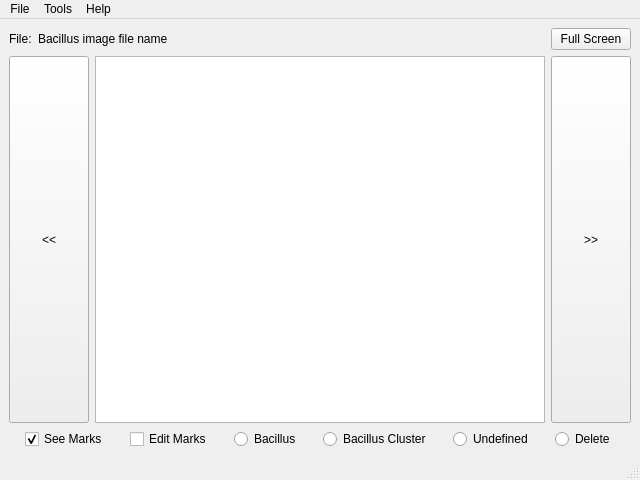
<?xml version="1.0" encoding="UTF-8"?>
<ui version="4.0">
 <class>MainWindow</class>
 <widget class="QMainWindow" name="MainWindow">
  <property name="geometry">
   <rect>
    <x>0</x>
    <y>0</y>
    <width>640</width>
    <height>480</height>
   </rect>
  </property>
  <property name="windowTitle">
   <string>BacillusMarker</string>
  </property>
  <widget class="QWidget" name="centralwidget">
   <layout class="QVBoxLayout" name="verticalLayout">
    <item>
     <layout class="QHBoxLayout" name="horizontalLayout_3">
      <item>
       <widget class="QLabel" name="label_3">
        <property name="sizePolicy">
         <sizepolicy hsizetype="Fixed" vsizetype="Fixed">
          <horstretch>0</horstretch>
          <verstretch>0</verstretch>
         </sizepolicy>
        </property>
        <property name="text">
         <string>File:</string>
        </property>
       </widget>
      </item>
      <item>
       <widget class="QLabel" name="ImFileName_label">
        <property name="sizePolicy">
         <sizepolicy hsizetype="Preferred" vsizetype="Fixed">
          <horstretch>0</horstretch>
          <verstretch>0</verstretch>
         </sizepolicy>
        </property>
        <property name="text">
         <string>Bacillus image file name</string>
        </property>
       </widget>
      </item>
      <item>
       <spacer name="horizontalSpacer_6">
        <property name="orientation">
         <enum>Qt::Horizontal</enum>
        </property>
        <property name="sizeHint" stdset="0">
         <size>
          <width>40</width>
          <height>20</height>
         </size>
        </property>
       </spacer>
      </item>
      <item>
       <widget class="QPushButton" name="FullScreen_pushButton">
        <property name="text">
         <string>Full Screen</string>
        </property>
       </widget>
      </item>
     </layout>
    </item>
    <item>
     <layout class="QHBoxLayout" name="horizontalLayout_2">
      <item>
       <widget class="QPushButton" name="ImBack_pushButton">
        <property name="sizePolicy">
         <sizepolicy hsizetype="Fixed" vsizetype="Preferred">
          <horstretch>0</horstretch>
          <verstretch>0</verstretch>
         </sizepolicy>
        </property>
        <property name="text">
         <string>&lt;&lt;</string>
        </property>
       </widget>
      </item>
      <item>
       <widget class="QGraphicsView" name="Image_graphicsView"/>
      </item>
      <item>
       <widget class="QPushButton" name="ImForward_pushButton">
        <property name="sizePolicy">
         <sizepolicy hsizetype="Fixed" vsizetype="Preferred">
          <horstretch>0</horstretch>
          <verstretch>0</verstretch>
         </sizepolicy>
        </property>
        <property name="text">
         <string>&gt;&gt;</string>
        </property>
       </widget>
      </item>
     </layout>
    </item>
    <item>
     <layout class="QHBoxLayout" name="horizontalLayout">
      <item>
       <spacer name="horizontalSpacer_5">
        <property name="orientation">
         <enum>Qt::Horizontal</enum>
        </property>
        <property name="sizeHint" stdset="0">
         <size>
          <width>40</width>
          <height>20</height>
         </size>
        </property>
       </spacer>
      </item>
      <item>
       <widget class="QCheckBox" name="SeeMarks_checkBox">
        <property name="text">
         <string>See Marks</string>
        </property>
        <property name="checked">
         <bool>true</bool>
        </property>
       </widget>
      </item>
      <item>
       <spacer name="horizontalSpacer_8">
        <property name="orientation">
         <enum>Qt::Horizontal</enum>
        </property>
        <property name="sizeHint" stdset="0">
         <size>
          <width>40</width>
          <height>20</height>
         </size>
        </property>
       </spacer>
      </item>
      <item>
       <widget class="QCheckBox" name="EditMarks_checkBox">
        <property name="text">
         <string>Edit Marks</string>
        </property>
        <property name="checked">
         <bool>false</bool>
        </property>
       </widget>
      </item>
      <item>
       <spacer name="horizontalSpacer_2">
        <property name="orientation">
         <enum>Qt::Horizontal</enum>
        </property>
        <property name="sizeHint" stdset="0">
         <size>
          <width>40</width>
          <height>20</height>
         </size>
        </property>
       </spacer>
      </item>
      <item>
       <widget class="QRadioButton" name="Bacillus_radioButton">
        <property name="text">
         <string>Bacillus</string>
        </property>
       </widget>
      </item>
      <item>
       <spacer name="horizontalSpacer">
        <property name="orientation">
         <enum>Qt::Horizontal</enum>
        </property>
        <property name="sizeHint" stdset="0">
         <size>
          <width>40</width>
          <height>20</height>
         </size>
        </property>
       </spacer>
      </item>
      <item>
       <widget class="QRadioButton" name="BacillusCluster_radioButton">
        <property name="text">
         <string>Bacillus Cluster</string>
        </property>
       </widget>
      </item>
      <item>
       <spacer name="horizontalSpacer_4">
        <property name="orientation">
         <enum>Qt::Horizontal</enum>
        </property>
        <property name="sizeHint" stdset="0">
         <size>
          <width>40</width>
          <height>20</height>
         </size>
        </property>
       </spacer>
      </item>
      <item>
       <widget class="QRadioButton" name="Undefined_radioButton">
        <property name="text">
         <string>Undefined</string>
        </property>
       </widget>
      </item>
      <item>
       <spacer name="horizontalSpacer_9">
        <property name="orientation">
         <enum>Qt::Horizontal</enum>
        </property>
        <property name="sizeHint" stdset="0">
         <size>
          <width>40</width>
          <height>20</height>
         </size>
        </property>
       </spacer>
      </item>
      <item>
       <widget class="QRadioButton" name="Delete_radioButton">
        <property name="text">
         <string>Delete</string>
        </property>
       </widget>
      </item>
      <item>
       <spacer name="horizontalSpacer_3">
        <property name="orientation">
         <enum>Qt::Horizontal</enum>
        </property>
        <property name="sizeHint" stdset="0">
         <size>
          <width>40</width>
          <height>20</height>
         </size>
        </property>
       </spacer>
      </item>
     </layout>
    </item>
   </layout>
  </widget>
  <widget class="QMenuBar" name="menubar">
   <property name="geometry">
    <rect>
     <x>0</x>
     <y>0</y>
     <width>640</width>
     <height>26</height>
    </rect>
   </property>
   <widget class="QMenu" name="menuFile">
    <property name="title">
     <string>File</string>
    </property>
    <addaction name="OpenFolder_action"/>
    <addaction name="Close_action"/>
   </widget>
   <widget class="QMenu" name="menuHelp">
    <property name="title">
     <string>Help</string>
    </property>
    <addaction name="About_action"/>
    <addaction name="AboutQt_action"/>
   </widget>
   <widget class="QMenu" name="menuTools">
    <property name="title">
     <string>Tools</string>
    </property>
    <addaction name="Login_action"/>
    <addaction name="UserInfo_action"/>
    <addaction name="ExportMarks_action"/>
    <addaction name="Count_Bacillus_action"/>
   </widget>
   <addaction name="menuFile"/>
   <addaction name="menuTools"/>
   <addaction name="menuHelp"/>
  </widget>
  <widget class="QStatusBar" name="statusbar"/>
  <action name="OpenFolder_action">
   <property name="text">
    <string>Open Folder</string>
   </property>
  </action>
  <action name="Close_action">
   <property name="text">
    <string>Close</string>
   </property>
  </action>
  <action name="About_action">
   <property name="text">
    <string>About</string>
   </property>
  </action>
  <action name="AboutQt_action">
   <property name="text">
    <string>About Qt</string>
   </property>
  </action>
  <action name="Login_action">
   <property name="text">
    <string>Login</string>
   </property>
  </action>
  <action name="UserInfo_action">
   <property name="text">
    <string>User Info</string>
   </property>
  </action>
  <action name="ExportMarks_action">
   <property name="text">
    <string>Export Marks as BMP</string>
   </property>
  </action>
  <action name="Count_Bacillus_action">
   <property name="text">
    <string>Count Bacillus in Tail Region</string>
   </property>
  </action>
 </widget>
 <resources>
  <include location="resources.qrc"/>
 </resources>
 <connections/>
</ui>
